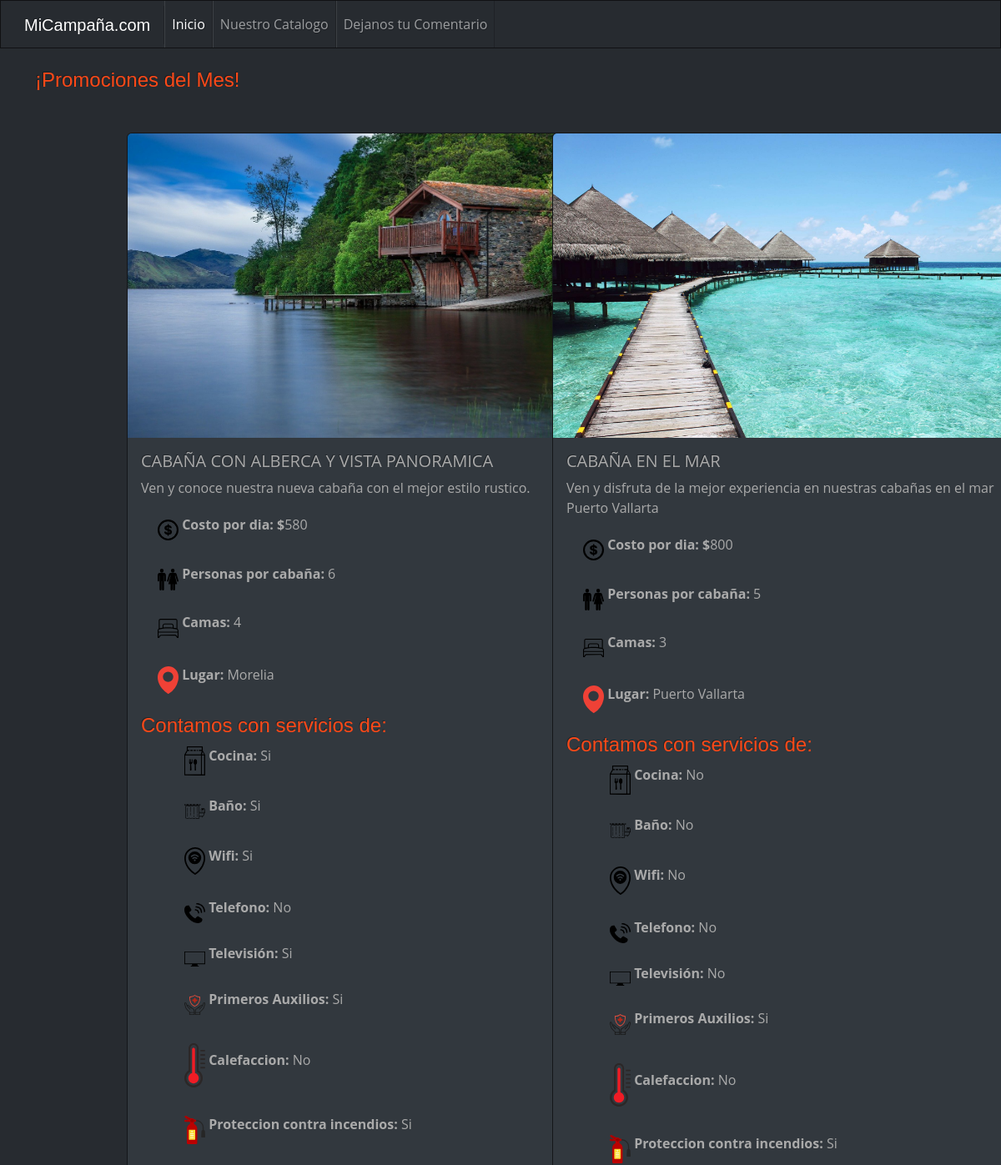
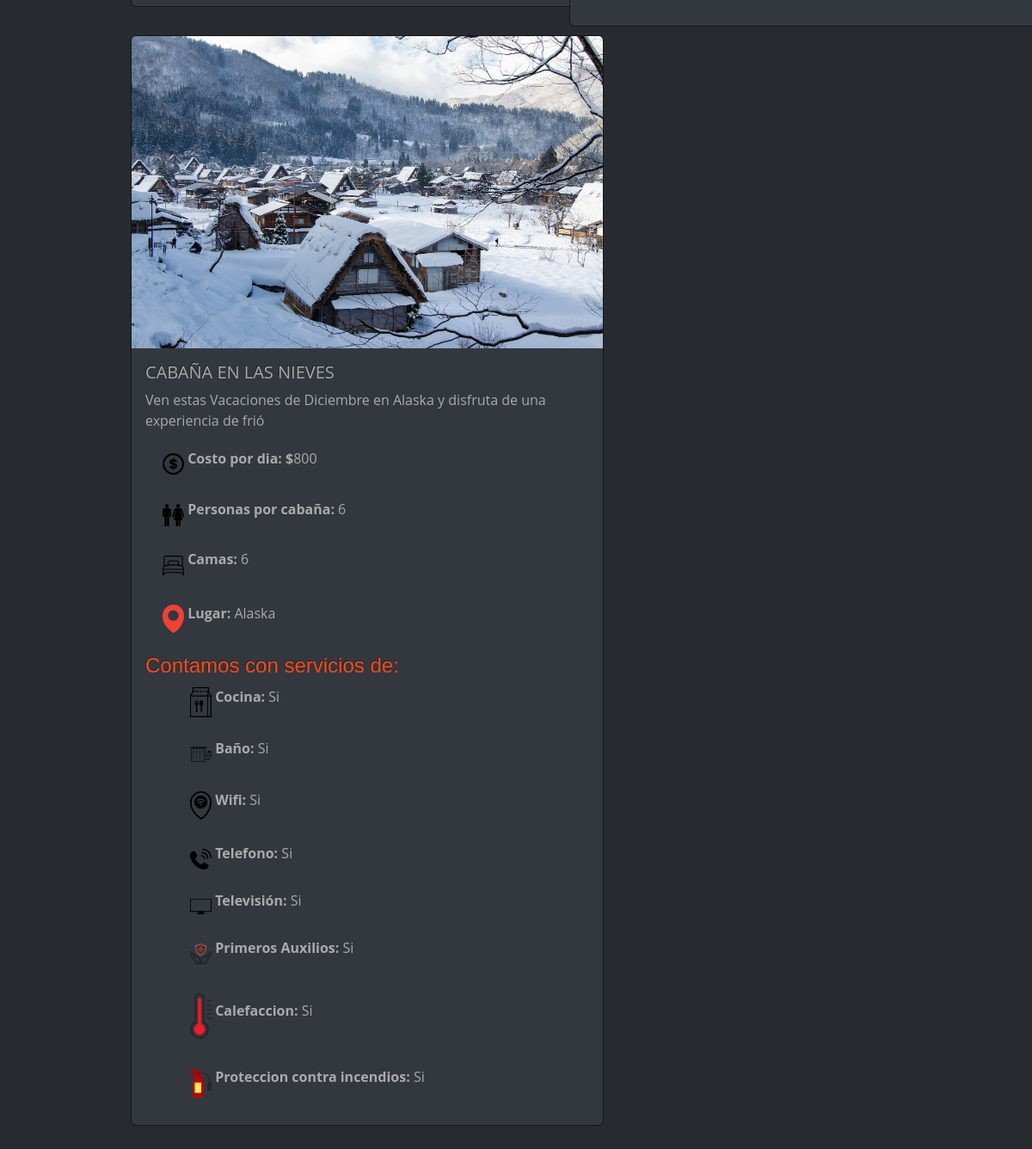
Screenshot of /catalogo/ with the database file from the repository (2 pictures, top to bottom).
### InicioCabaña/models.py (models this page shows, shortened)
class RegistroCabaña(models.Model):
    id = models.AutoField(primary_key=True, verbose_name='Clave')
    oferta = models.CharField(max_length=2, choices=my_chosens, default='No', verbose_name='Oferta')
    nombre = models.CharField(max_length=50, verbose_name='Titulo')
    descripcion = models.TextField(null=True ,verbose_name='Descripcion')
    costoDia = models.IntegerField(verbose_name='Costo por dia')
    numPersonas = models.IntegerField(verbose_name='Numero de personas')
    numCamas = models.IntegerField(verbose_name='Numero de camas')
    lugar = models.CharField(max_length=50, verbose_name='Lugar')
    imagen = models.ImageField(upload_to='Imagenes', null=True, blank=True)
    Cocina = models.CharField(null=True, max_length=50, choices=my_chosens ,verbose_name='Cocina')
    Baño = models.CharField(max_length=10, choices=my_chosens, verbose_name='Baño')
    Wifi = models.CharField(max_length=10, choices=my_chosens, verbose_name='Wifi')
    Telefono = models.CharField(max_length=10, choices=my_chosens, verbose_name='Telefono')
    Televisor = models.CharField(max_length=10, choices=my_chosens, verbose_name='Televisor')
    Botiquin = models.CharField(max_length=10, choices=my_chosens, verbose_name='Botiquin')
    Calefaccion = models.CharField(max_length=10, choices=my_chosens, verbose_name='Calefaccion')
    Extinguidor = models.CharField(max_length=10, choices=my_chosens, verbose_name='Extinguidor')
    created = models.DateTimeField(auto_now_add=True, verbose_name='Fecha de creacion')
    updated = models.DateTimeField(auto_now=True, verbose_name='Fecha de edicion')
    class Meta:
        verbose_name = 'Registro de Cabañas'
        verbose_name_plural = 'Registro de Cabañas'
        ordering = ['id']

### InicioCabaña/views.py (the view)
# urls.py: path('catalogo/', views.catalogo, name='catalogo'),
def catalogo(request):
    registros = RegistroCabaña.objects.all()
    return render(request, 'inicio/catalogo.html', {'registros': registros})

### InicioCabaña/templates/inicio/catalogo.html (shortened to what this page needs)
{% extends "inicio/encabezado.html" %} {% block titulo %} Catalogo {% endblock %} {% block contenido %} {% load static %}
<br>
<div class="container" >
    <h3>¡Promociones del Mes!</h3>
    <p>
    <div class="row m-5 ">
        {% for registro in registros %}
        <div class="col-sm-6" >
            <div class="card" id="card2">
                <img class="card-img-top" src="{{registro.imagen.url}}" alt="Card image cap">
                <div class="card-body">
                    <h5 class="card-title">{{registro.nombre}}</h5>
                    <p class="card-text">{{registro.descripcion}}</p>
                    <img id="servicios" src="{% static 'img/dollar-sign-icon.svg' %}"> <b> Costo por dia: $</b>{{registro.costoDia}}</li><br><br>
                    <img id="servicios" src="{% static 'img/man-woman-icon.svg' %}"> <b> Personas por cabaña: </b>{{registro.numPersonas}}</li><br><br>
                    <img id="servicios" src="{% static 'img/single-bed-icon.svg' %}"> <b> Camas: </b>{{registro.numCamas}}</li><br><br>
                    <img id="servicios" src="{% static 'img/pin-location-icon.svg' %}"> <b> Lugar: </b>{{registro.lugar}}</li><br><br>
                    <h3>Contamos con servicios de:</h3>
                    <ul>
                        <img id="servicios" src="{% static 'img/food-takeout-icon.png' %}"> <b> Cocina: </b>{{registro.Cocina}}</li><br><br>
                        <img id="servicios" src="{% static 'img/shower-curtain-icon.svg' %}" > <b> Baño: </b> {{registro.Baño}}</li><br><br>
                        <img id="servicios" src="{% static 'img/wifi-location-icon.svg' %}"> <b> Wifi: </b> {{registro.Wifi}}</li><br><br>
                        <img id="servicios" src="{% static 'img/calling-icon.svg' %}"> <b> Telefono: </b> {{registro.Telefono}}</li><br><br>
                        <img id="servicios" src="{% static 'img/screen-icon.svg' %}"> <b> Televisión: </b> {{registro.Televisor}}</li><br><br>
                        <img id="servicios" src="{% static 'img/health-and-safety-color-icon.svg' %}"> <b> Primeros Auxilios: </b> {{registro.Botiquin}}</li><br><br>
                        <img id="servicios" src="{% static 'img/high-temperature-icon.svg' %}"> <b> Calefaccion: </b> {{registro.Calefaccion}}</li><br><br>
                        <img id="servicios" src="{% static 'img/fire-extinguisher-icon.svg' %}"> <b> Proteccion contra incendios: </b> {{registro.Extinguidor}}</li>
                    </ul>
                </div>
            </div>
        </div>
        {% endfor %}
</div>
{% endblock %}

### InicioCabaña/templates/inicio/encabezado.html (shortened to what this page needs)
{% load static %}
<!DOCTYPE html>
<html lang="en">
<head>
    <link rel="stylesheet" href="https://bootswatch.com/5/slate/bootstrap.min.css">
    <link rel="stylesheet" href="{% static 'css/estilos.css' %}">
</head>
    <nav class="navbar navbar-expand-lg navbar-dark">
        <div class="container-fluid">
          <h3><a class="navbar-brand" href="#">MiCampaña.com</a></h3>
          <div class="collapse navbar-collapse" id="navbarText">
            <ul class="navbar-nav me-auto mb-2 mb-lg-0">
              <li class="nav-item">
                <a class="nav-link active" aria-current="page" href="{% url 'inicio' %}">Inicio</a>
              </li>
              <li class="nav-item">
                <a class="nav-link" href="{% url 'catalogo' %}">Nuestro Catalogo</a>
              </li>
              <li class="nav-item">
                <a class="nav-link" href="{% url 'consultasSQL' %}">Dejanos tu Comentario</a>
              </li>
            </ul>
          </div>
        </div>
      </nav>
            {% block contenido %} {% endblock %}
</body>
</html>

### InicioCabaña/static/css/estilos.css (style rules this page uses)
html { color: #222; font-size: 1em; line-height: 1.4; }
audio, canvas, iframe, img, svg, video { vertical-align: middle; }
html { box-sizing: border-box; }
*,*:before, *:after { box-sizing: inherit; }
h3 { font-size: 1.5em; color: #fe4918; font-family: 'PT Sans', sans-serif; margin: 0; }
#card2 { width: 550px; margin-bottom: 10px; margin-left: 50px; }
#servicios { margin-top: 10px; margin-left: 20px; color: #ffff; width: 25px; }

### rows the page displays
RegistroCabaña: imagen (picture), nombre "CABAÑA CON ALBERCA Y VISTA PANORAMICA", descripcion "Ven y conoce nuestra nueva cabaña con el mejor estilo rustico.", costoDia "580", numPersonas "6", numCamas "4", lugar "Morelia", Cocina "Si", Baño "Si", Wifi "Si", Telefono "No", Televisor "Si", Botiquin "Si", Calefaccion "No", Extinguidor "Si"
RegistroCabaña: imagen (picture), nombre "CABAÑA EN EL MAR", descripcion "Ven y disfruta de la mejor experiencia en nuestras cabañas en el mar Puerto Vallarta", costoDia "800", numPersonas "5", numCamas "3", lugar "Puerto Vallarta", Cocina "No", Baño "No", Wifi "No", Telefono "No", Televisor "No", Botiquin "Si", Calefaccion "No", Extinguidor "Si"
RegistroCabaña: imagen (picture), nombre "CABAÑA EN LAS NIEVES", descripcion "Ven estas Vacaciones de Diciembre en Alaska y disfruta de una experiencia de frió", costoDia "800", numPersonas "6", numCamas "6", lugar "Alaska", Cocina "Si", Baño "Si", Wifi "Si", Telefono "Si", Televisor "Si", Botiquin "Si", Calefaccion "Si", Extinguidor "Si"
